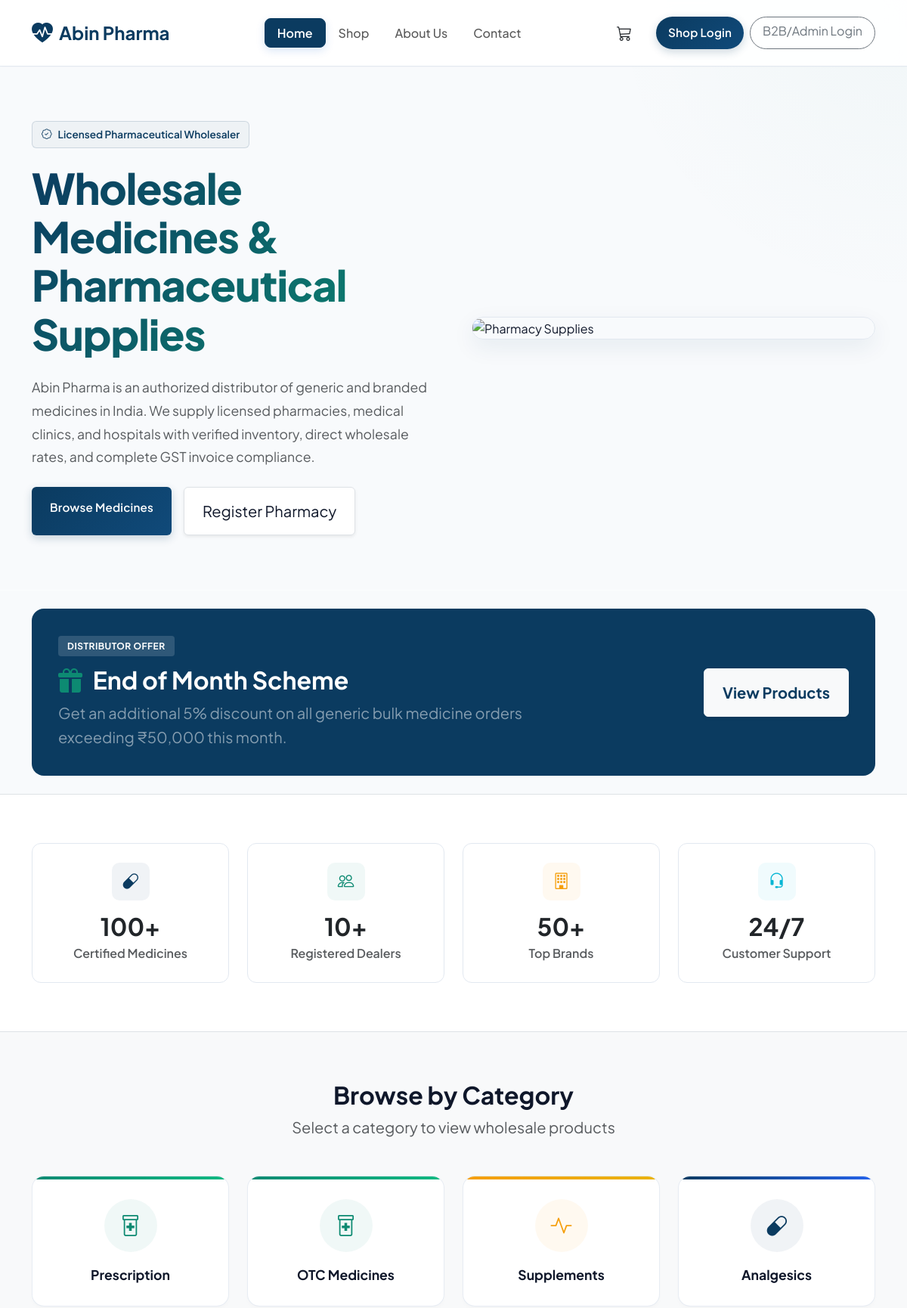
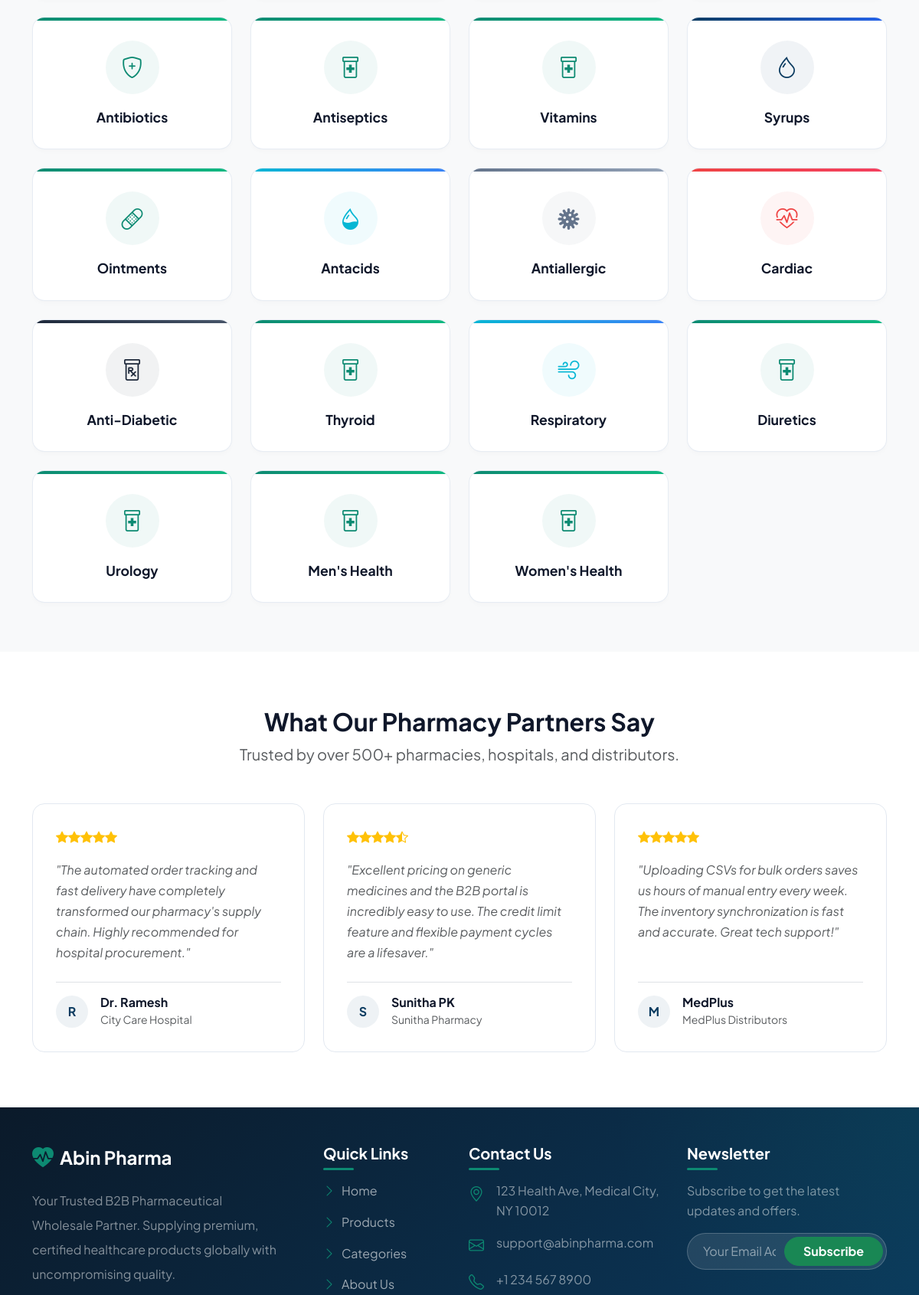
The page / (upper part) on the database its author committed (2 pictures, top to bottom).
### inventory/models.py (models this page shows, shortened)
class Category(models.Model):
    name = models.CharField(max_length=100)
    description = models.TextField(blank=True, null=True)
    image = models.ImageField(upload_to='categories/', blank=True, null=True)

### abin_pharma/views.py (the view)
# urls.py: path('', home_view, name='home'),
def home_view(request):
    medicines_count = Product.objects.count()
    dealers_count = User.objects.filter(role='dealer', profile__approval_status='approved').count()
    brands_count = Brand.objects.count()
    categories = Category.objects.all()
    return render(request, 'index.html', {
        'medicines_count': medicines_count,
        'dealers_count': dealers_count,
        'brands_count': brands_count,
        'categories': categories,
    })

### templates/index.html (shortened to what this page needs)
{% extends "base.html" %}
{% block content %}
<section class="hero-section py-5 overflow-hidden">
    <div class="container position-relative z-1 py-4">
        <div class="row align-items-center g-5">
            <div class="col-lg-6 text-center text-lg-start fade-in-up">
                <div class="hero-badge">
                    <i class="bi bi-patch-check"></i> Licensed Pharmaceutical Wholesaler
                </div>
                <h1 class="hero-title mb-4">Wholesale Medicines & <br>Pharmaceutical Supplies</h1>
                <p class="lead text-muted mb-4 fw-normal" style="font-size: 1.1rem; line-height: 1.75;">Abin Pharma is an authorized distributor of generic and branded medicines in India. We supply licensed pharmacies, medical clinics, and hospitals with verified inventory, direct wholesale rates, and complete GST invoice compliance.</p>
                <div class="d-flex gap-3 justify-content-center justify-content-lg-start">
                    <a href="{% url 'products' %}" class="btn btn-primary-custom btn-lg px-4 py-3 rounded">Browse Medicines</a>
                    <a href="{% url 'login_page' %}" class="btn btn-outline-secondary btn-lg px-4 py-3 rounded bg-white shadow-sm border" style="color: var(--text-dark); transition: all 0.3s ease;">Register Pharmacy</a>
                </div>
            </div>
            <div class="col-lg-6 d-none d-lg-block fade-in-up" style="animation-delay: 0.2s;">
                <div class="hero-img-container">
                    <img src="https://images.unsplash.com/photo-1585435557343-3b092031a831?ixlib=rb-1.2.1&auto=format&fit=crop&w=800&q=80" alt="Pharmacy Supplies" class="img-fluid w-100 object-fit-cover" style="height: 380px;">
                </div>
            </div>
        </div>
    </div>
</section>
<section class="py-4">
    <div class="container">
        <div class="offers-section fade-in-up">
            <div class="row align-items-center g-4 position-relative z-1">
                <div class="col-lg-8">
                    <span class="voucher-badge">Distributor Offer</span>
                    <h2 class="fw-bold mb-2 text-white"><i class="bi bi-gift-fill me-2 text-success"></i> End of Month Scheme</h2>
                    <p class="mb-0 text-white-50 fs-5">Get an additional 5% discount on all generic bulk medicine orders exceeding ₹50,000 this month.</p>
                </div>
                <div class="col-lg-4 text-lg-end">
                    <a href="{% url 'products' %}" class="btn btn-light btn-lg px-4 py-3 rounded fw-bold text-primary shadow-sm hover-scale">View Products</a>
                </div>
            </div>
        </div>
    </div>
</section>
<section class="py-5 bg-white border-top border-bottom">
    <div class="container py-3">
        <div class="row g-4">
            <div class="col-lg-3 col-sm-6 fade-in-up stat-1">
                <div class="stat-card text-center">
                    <div class="stat-icon"><i class="bi bi-capsule"></i></div>
                    <h2 class="fw-bold text-dark mb-1">{{ medicines_count|default:"100" }}+</h2>
                    <p class="text-muted fw-semibold mb-0">Certified Medicines</p>
                </div>
            </div>
            <div class="col-lg-3 col-sm-6 fade-in-up stat-2" style="animation-delay: 0.1s;">
                <div class="stat-card text-center">
                    <div class="stat-icon"><i class="bi bi-people"></i></div>
                    <h2 class="fw-bold text-dark mb-1">{{ dealers_count|default:"10" }}+</h2>
                    <p class="text-muted fw-semibold mb-0">Registered Dealers</p>
                </div>
            </div>
            <div class="col-lg-3 col-sm-6 fade-in-up stat-3" style="animation-delay: 0.2s;">
                <div class="stat-card text-center">
                    <div class="stat-icon"><i class="bi bi-building"></i></div>
                    <h2 class="fw-bold text-dark mb-1">{{ brands_count|default:"500" }}+</h2>
                    <p class="text-muted fw-semibold mb-0">Top Brands</p>
                </div>
            </div>
            <div class="col-lg-3 col-sm-6 fade-in-up stat-4" style="animation-delay: 0.3s;">
                <div class="stat-card text-center">
                    <div class="stat-icon"><i class="bi bi-headset"></i></div>
                    <h2 class="fw-bold text-dark mb-1">24/7</h2>
                    <p class="text-muted fw-semibold mb-0">Customer Support</p>
                </div>
            </div>
        </div>
    </div>
</section>
<section class="py-5 bg-light">
    <div class="container py-3">
        <div class="text-center mb-5 fade-in-up">
            <h2 class="fw-bold fs-2">Browse by Category</h2>
            <p class="text-muted fs-5">Select a category to view wholesale products</p>
        </div>
        <div class="row g-4" id="category-container">
            {% for cat in categories %}
            <div class="col-lg-3 col-md-4 col-sm-6">
                <div class="category-card h-100 {% if cat.name == 'Analgesics' %}accent-primary{% elif cat.name == 'Antibiotics' %}accent-success{% elif cat.name == 'Antacids' %}accent-info{% elif cat.name == 'Cardiac' %}accent-danger{% elif cat.name == 'Supplements' %}accent-warning{% elif cat.name == 'Antiallergic' %}accent-secondary{% elif cat.name == 'Anti-Diabetic' %}accent-dark{% elif cat.name == 'Syrups' %}accent-primary{% elif cat.name == 'Respiratory' %}accent-info{% elif cat.name == 'Ointments' %}accent-success{% else %}accent-success{% endif %}" onclick="window.location.href='/shop/?category={{ cat.id }}'">
                    <div class="category-icon-wrapper">
                        {% if cat.name == 'Analgesics' %}
                        <i class="bi bi-capsule fs-3"></i>
                        {% elif cat.name == 'Antibiotics' %}
                        <i class="bi bi-shield-plus fs-3"></i>
                        {% elif cat.name == 'Antacids' %}
                        <i class="bi bi-droplet-half fs-3"></i>
                        {% elif cat.name == 'Cardiac' %}
                        <i class="bi bi-heart-pulse fs-3"></i>
                        {% elif cat.name == 'Supplements' %}
                        <i class="bi bi-activity fs-3"></i>
                        {% elif cat.name == 'Antiallergic' %}
                        <i class="bi bi-virus fs-3"></i>
                        {% elif cat.name == 'Anti-Diabetic' %}
                        <i class="bi bi-prescription fs-3"></i>
                        {% elif cat.name == 'Syrups' %}
                        <i class="bi bi-droplet fs-3"></i>
                        {% elif cat.name == 'Respiratory' %}
                        <i class="bi bi-wind fs-3"></i>
                        {% elif cat.name == 'Ointments' %}
                        <i class="bi bi-bandaid fs-3"></i>
                        {% else %}
                        <i class="bi bi-prescription2 fs-3"></i>
                        {% endif %}
                    </div>
                    <h5 class="fw-bold">{{ cat.name }}</h5>
                </div>
            </div>
            {% empty %}
            <div class="col-12 text-center text-muted py-5">No categories available.</div>
            {% endfor %}
        </div>
    </div>
</section>
<section class="py-5 bg-white">
    <div class="container py-4">
        <div class="text-center mb-5 fade-in-up">
            <h2 class="fw-bold fs-2">What Our Pharmacy Partners Say</h2>
            <p class="text-muted fs-5">Trusted by over 500+ pharmacies, hospitals, and distributors.</p>
        </div>
        <div class="row g-4">
            <div class="col-md-4 fade-in-up">
                <div class="review-card h-100 d-flex flex-column justify-content-between">
                    <div>
                        <div class="text-warning mb-3">
                            <i class="bi bi-star-fill"></i><i class="bi bi-star-fill"></i><i class="bi bi-star-fill"></i><i class="bi bi-star-fill"></i><i class="bi bi-star-fill"></i>
                        </div>
                        <p class="text-muted fst-italic mb-4" style="line-height: 1.7;">"The automated order tracking and fast delivery have completely transformed our pharmacy's supply chain. Highly recommended for hospital procurement."</p>
                    </div>
                    <div class="d-flex align-items-center gap-3 border-top pt-3">
                        <div class="reviewer-avatar">R</div>
                        <div>
                            <h6 class="fw-bold mb-0">Dr. Ramesh</h6>
                            <small class="text-muted">City Care Hospital</small>
                        </div>
                    </div>
                </div>
            </div>
            <div class="col-md-4 fade-in-up" style="animation-delay: 0.1s;">
                <div class="review-card h-100 d-flex flex-column justify-content-between">
                    <div>
                        <div class="text-warning mb-3">
                            <i class="bi bi-star-fill"></i><i class="bi bi-star-fill"></i><i class="bi bi-star-fill"></i><i class="bi bi-star-fill"></i><i class="bi bi-star-half"></i>
                        </div>
                        <p class="text-muted fst-italic mb-4" style="line-height: 1.7;">"Excellent pricing on generic medicines and the B2B portal is incredibly easy to use. The credit limit feature and flexible payment cycles are a lifesaver."</p>
                    </div>
                    <div class="d-flex align-items-center gap-3 border-top pt-3">
                        <div class="reviewer-avatar">S</div>
                        <div>
                            <h6 class="fw-bold mb-0">Sunitha PK</h6>
                            <small class="text-muted">Sunitha Pharmacy</small>
                        </div>
                    </div>
                </div>
            </div>
            <div class="col-md-4 fade-in-up" style="animation-delay: 0.2s;">
                <div class="review-card h-100 d-flex flex-column justify-content-between">
                    <div>
                        <div class="text-warning mb-3">
                            <i class="bi bi-star-fill"></i><i class="bi bi-star-fill"></i><i class="bi bi-star-fill"></i><i class="bi bi-star-fill"></i><i class="bi bi-star-fill"></i>
                        </div>
                        <p class="text-muted fst-italic mb-4" style="line-height: 1.7;">"Uploading CSVs for bulk orders saves us hours of manual entry every week. The inventory synchronization is fast and accurate. Great tech support!"</p>
                    </div>
                    <div class="d-flex align-items-center gap-3 border-top pt-3">
                        <div class="reviewer-avatar">M</div>
                        <div>
                            <h6 class="fw-bold mb-0">MedPlus</h6>
                            <small class="text-muted">MedPlus Distributors</small>
                        </div>
                    </div>
                </div>
            </div>
        </div>
    </div>
</section>
{% endblock %}

### rows shown on the page
Category: name "Prescription"
Category: name "OTC Medicines"
Category: name "Supplements"
Category: name "Analgesics"
Category: name "Antibiotics"
Category: name "Antiseptics"
Category: name "Vitamins"
Category: name "Syrups"
Category: name "Ointments"
Category: name "Antacids"
Category: name "Antiallergic"
Category: name "Cardiac"
Category: name "Anti-Diabetic"
Category: name "Thyroid"
Category: name "Respiratory"
Category: name "Diuretics"
Category: name "Urology"
Category: name "Men's Health"
Category: name "Women's Health"

### other values the page prints
{{ medicines_count|default:"100" }} "100"
{{ dealers_count|default:"10" }} "10"
{{ brands_count|default:"500" }} "50"
